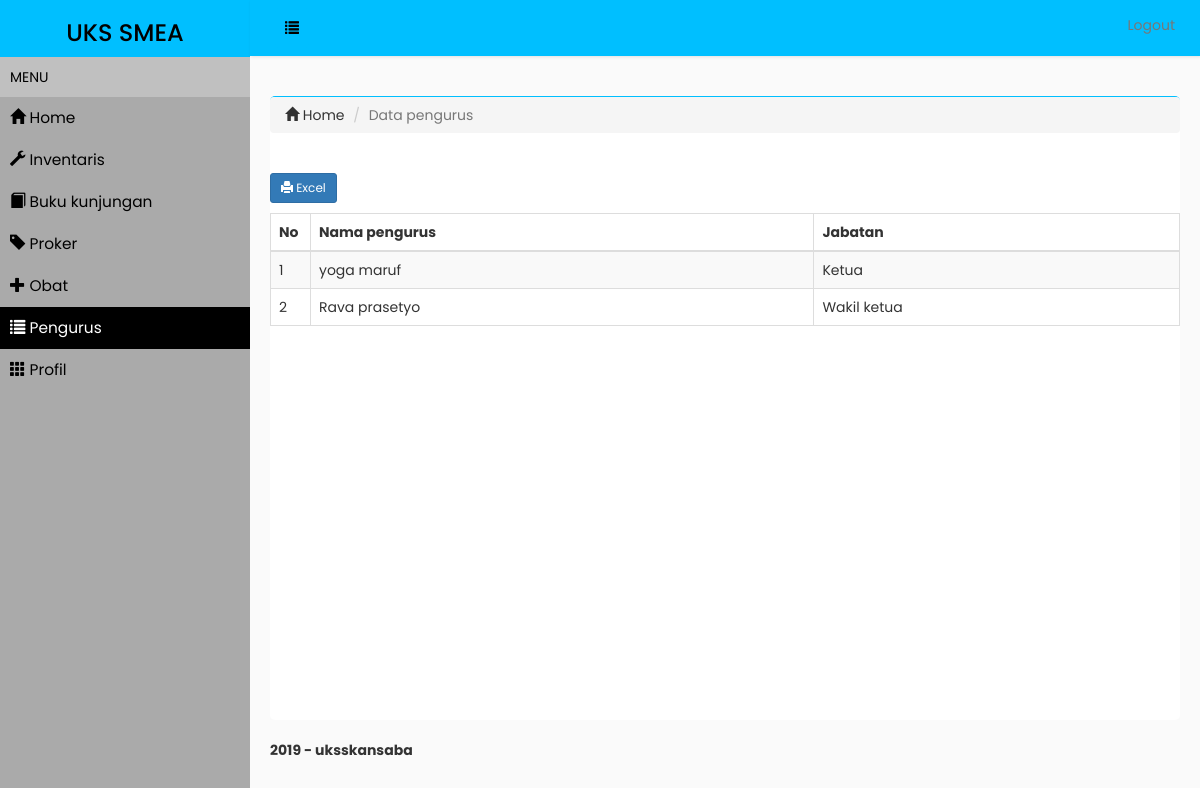
Screenshot of /index.php/pengurus/pembesar with the database file from the repository.
### tables this page shows
CREATE TABLE `tb_pengurus` (
  `id_pengurus` int(11) NOT NULL,
  `nama_lengkap` varchar(30) NOT NULL,
  `jabatan` varchar(20) NOT NULL
);

### application/libraries/Uks.php (called while the page is built, shortened)
<?php
class Uks
{
	protected $rava;
	function __construct()
	{
		$this->rava = &get_instance();
	}
	function siswa($c,$d=null)
	{
		$data['user']=$this->rava->load->view($c,$d,true);
		$this->rava->load->view('siswa/user',$data);
	}
}

### application/controllers/Pengurus.php (called while the page is built, shortened)
<?php
class pengurus extends CI_Controller
{
    public function pembesar()
    {
     $data=array(
        'pengurus'=>$this->pengurus_model->pengurus(),
        'page'=>"pengurus");
      $this->uks->siswa('siswa/pengurusan',$data);
    }
}

### index.php (called while the page is built, shortened)
<?php
require_once BASEPATH.'core/CodeIgniter.php';

### application/models/Pengurus_model.php (called while the page is built, shortened)
<?php
class Pengurus_model extends CI_Model
{
	public function pengurus()
	{
		return $this->db->get('tb_pengurus')->result();
	}
}

### application/views/siswa/Pengurusan.php (the view, shortened to what this page needs)
<section class='content-header'>
    <ol class='breadcrumb'>
         <li><a href='<?php echo base_url('siswa')?>'><i class='glyphicon glyphicon-home'></i> Home</a></li>
        <li class='active'>Data pengurus</li>
    </ol>
</section>
<section class='content'>
    <div class='row'>
        <div class='col-xs-12'>
        <div class='box box-primary'>
            <div class='box-header with-border'>
                <h3 class='box-title'><?php echo anchor(site_url('pengurus/excel'), ' <i class="glyphicon glyphicon-print"></i> Excel', 'class="btn btn-primary btn-sm"'); ?>
                </h3>
            </div>
        <div class='box-body table-responsive'>
            <div id="reload">
         <table class="table table-bordered table-striped" id="mytable">
            <thead>
                <tr>
                    <th width="40px">No</th>
                    <th>Nama pengurus</th>
                    <th>Jabatan</th>
                </tr>
            </thead>
            <tbody>
                    <?php
                    $no=1;
                    foreach($pengurus as $a){?>
                     <tr>
                         <td><?php echo $no++;?></td>
                         <td><?php echo $a->nama_lengkap;?></td>
                         <td><?php echo $a->jabatan;?></td>
                      </tr>
                     <?php }?>
            </tbody>
        </table>
                            </div>
                        </div>
               </div>
        </div>
    </div>
</section>

### assets/css/style3.css (style rules this page uses)
body { font-family: 'Poppins', sans-serif; background: #fafafa; }
a, a:hover, a:focus { color: inherit; text-decoration: none; transition: all 0.3s; }

### rows the page displays
tb_pengurus: nama_lengkap "yoga maruf", jabatan "Ketua"
tb_pengurus: nama_lengkap "Rava prasetyo", jabatan "Wakil ketua"
